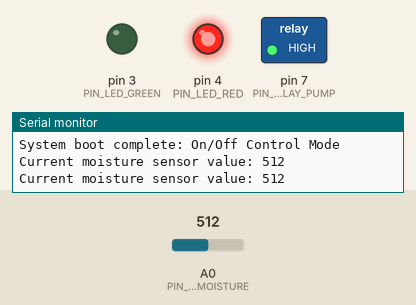
This sketch was run on a simulated Arduino Uno, built with avr-gcc and run on an emulated ATmega328P. Parts: switched loads named in the sketch (green lamp = pin HIGH), output pins drawn as LEDs (lit = HIGH), the last lines printed to the serial monitor. The test bench sets the inputs (shaded band); at power-on: A0 (PIN_SENSOR_MOISTURE) = 512.

Above: at 1.8 s.
1.9 s: A0 (PIN_SENSOR_MOISTURE) set to 365
3.4 s: A0 (PIN_SENSOR_MOISTURE) set to 336
At 4.3 s:
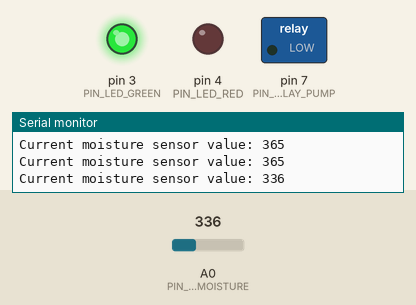
5.5 s: A0 (PIN_SENSOR_MOISTURE) set to 483
7.2 s: A0 (PIN_SENSOR_MOISTURE) set to 514
At 8.7 s:
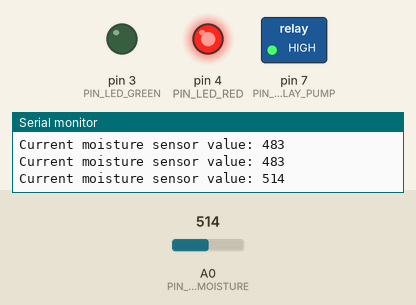
9.5 s: A0 (PIN_SENSOR_MOISTURE) set to 340
At 11.4 s:
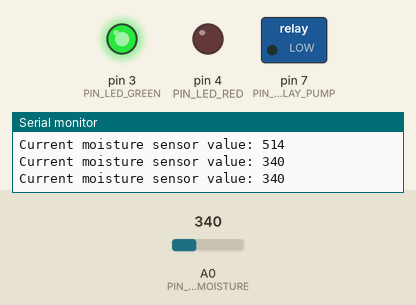
Timing chart, 0 to 12.5 s (numbered marks = the images above; inputs shaded):
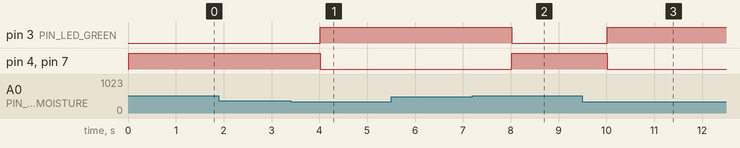

The sketch:

step1_onoff_control.ino
```cpp
// ===== [Step 1] Smart Pot: On/Off Control System =====
// Turns the pump ON when soil is dry, OFF when sufficiently moist.

// Pin assignments (Hardware PinMap)
const int PIN_SENSOR_MOISTURE = A0;   // Soil moisture sensor (analog input)
const int PIN_RELAY_PUMP      = 7;    // Water pump relay control
const int PIN_LED_GREEN       = 3;    // Normal status (sufficient) LED
const int PIN_LED_RED         = 4;    // Warning status (dry) LED

// Control thresholds (with Hysteresis)
// Note: In Tinkercad, higher sensor values indicate drier soil (increased resistance)
const int THRESHOLD_DRY  = 500;  // Above 500 = very dry (start irrigation)
const int THRESHOLD_WET  = 350;  // Below 350 = sufficiently moist (stop irrigation)

void setup() {
  // Configure pin I/O modes
  pinMode(PIN_RELAY_PUMP, OUTPUT);
  pinMode(PIN_LED_GREEN, OUTPUT);
  pinMode(PIN_LED_RED, OUTPUT);

  // Initialize serial communication (for PC monitoring)
  Serial.begin(9600);
  Serial.println("System boot complete: On/Off Control Mode");
}

void loop() {
  // 1. Read sensor data (PV: Process Variable)
  int currentMoisture = analogRead(PIN_SENSOR_MOISTURE);

  // 2. Monitoring output
  Serial.print("Current moisture sensor value: ");
  Serial.println(currentMoisture);

  // 3. Control logic (On/Off)
  if (currentMoisture > THRESHOLD_DRY) {
    // Dry condition: Pump ON, Red LED warning
    digitalWrite(PIN_RELAY_PUMP, HIGH);
    digitalWrite(PIN_LED_RED, HIGH);
    digitalWrite(PIN_LED_GREEN, LOW);
  }
  else if (currentMoisture < THRESHOLD_WET) {
    // Adequate moisture: Pump OFF, Green LED normal
    digitalWrite(PIN_RELAY_PUMP, LOW);
    digitalWrite(PIN_LED_RED, LOW);
    digitalWrite(PIN_LED_GREEN, HIGH);
  }
  // Note: In the dead band between THRESHOLD_WET and THRESHOLD_DRY,
  // the current pump state is maintained to prevent chattering.

  // Sensing loop at 1-second interval
  delay(1000);
}
```

Measured:
- the behaviour switches between 350 and 349 on A0 (PIN_SENSOR_MOISTURE) (found by bisection; images 0 and 1)
- the behaviour switches between 500 and 501 on A0 (PIN_SENSOR_MOISTURE) (found by bisection; images 1 and 2)
- after the input at 3.4 s, pin 3 (PIN_LED_GREEN): LOW → HIGH after 0.62 s; pin 4 (PIN_LED_RED), pin 7 (PIN_RELAY_PUMP): HIGH → LOW after 0.62 s
- after the input at 7.2 s, pin 3 (PIN_LED_GREEN): HIGH → LOW after 0.82 s; pin 4 (PIN_LED_RED), pin 7 (PIN_RELAY_PUMP): LOW → HIGH after 0.82 s
- after the input at 9.5 s, pin 3 (PIN_LED_GREEN): LOW → HIGH after 0.52 s; pin 4 (PIN_LED_RED), pin 7 (PIN_RELAY_PUMP): HIGH → LOW after 0.52 s
